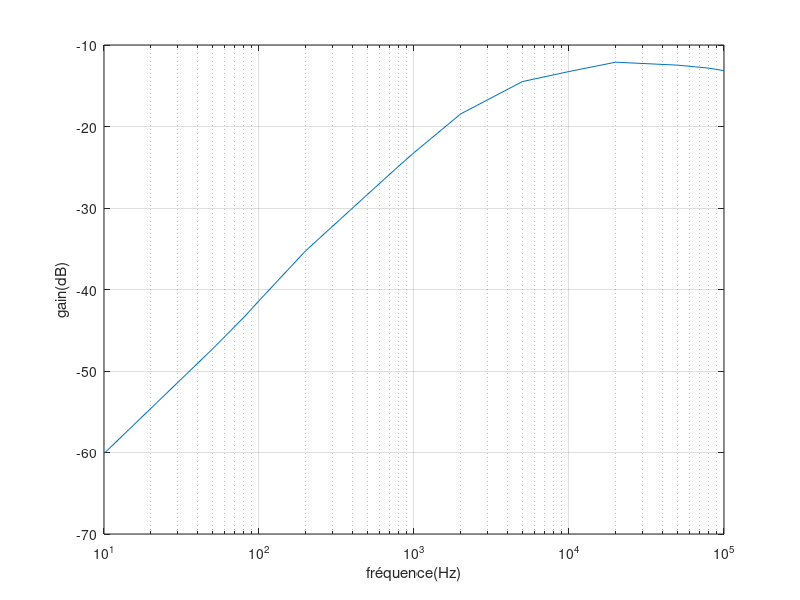

Source code (MATLAB):
%**************************************************************************
% Sujet TP électronique analogique
% Date :
% Séance :08/4
%**************************************************************************
clear all;
close all;
clc;
%***************************
% Constantes du circuit
Vcc = 10;
Vss = -10;
Ic = 0.02;
b237 = 93;
b238 = 131;
R3 = 1;
R4 = 1 ;

%**************************************************************************
% Dimensionnement du circuit
Ib1 = Ic / b237;
Ir1 = Ib1 * 11;
R1 = (Vcc-0.7)/Ir1  ;
Ib2 = Ic/ b238;
Ir2 = Ib2 * 10 ;
R2 = ((-0.7 - Vss)/Ir2);
CL = 10e-6;
%**************************************************************************
% vpp = 6v; vpp = 3 après 2k hz ;
fre = [1e1     5e1    8e1    1e2    2e2    5e2    8e2    1e3    2e3    5e3   1e4  2e4   5e4   8e4   1e5  ];
Ve  = [5.48    5.48   5.44   5.44   5.44   5.44   5.44   5.44   2.88   2.8   2.76 2     2     2     2    ];
Vo = [0.0054  0.0236 0.0368 0.0464 0.094  0.208  0.312  0.376  0.344  0.528 0.6  0.496 0.476 0.456 0.44 ];

Av = 20*log10(Vo./Ve);
semilogx(fre,Av);
grid on;
xlabel('fréquence(Hz)');
ylabel('gain(dB)');

